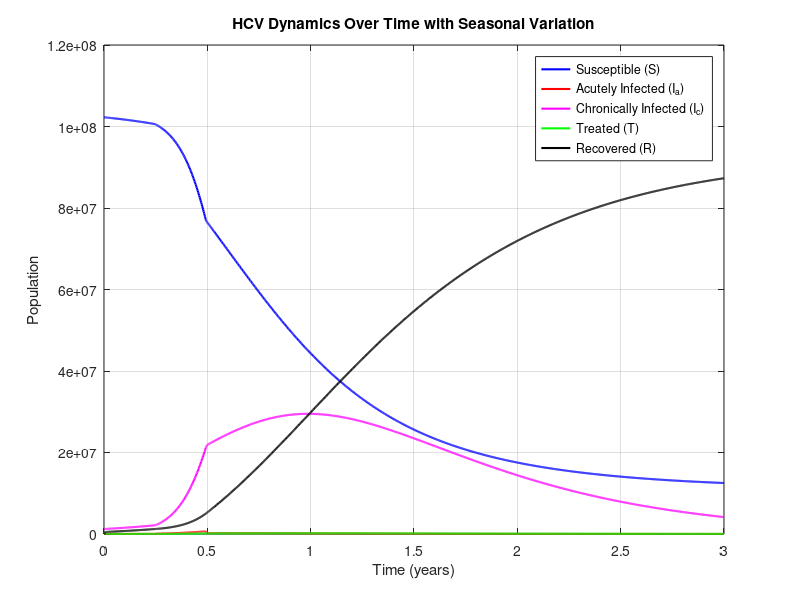

Reproduce this figure in MATLAB.
% Define parameters
lambda = 1.1e-10;   % Base transmission coefficient
alpha = 0.85;       % Progression rate to chronic infection
tau = 0.005;        % Treatment rate
gamma = 0.85;       % Treatment recovery rate
% Seasonal transmission rates
lambda_high = 3 * lambda; % High transmission during peak periods
lambda_low = lambda;  % Low transmission during off-peak periods
% Time periods for high and low transmission (in days)
t_high_start = 90;   % Start of high-transmission period (e.g., spring)
t_high_end = 180;    % End of high-transmission period (e.g., summer)
% Initial conditions
Ia0 = 27421;                % Acutely infected population
Ic0 = 1209654;              % Chronically infected population
T0 = 500000;                % Treated population
R0 = 0;                     % Recovered population
N = 104000000;              % Total population
S0 = N - Ia0 - Ic0 - T0 - R0; % Susceptible population
% Initial state vector
y0 = [S0, Ia0, Ic0, T0, R0];
% Time span (3 years)
tspan = [0, 3*365];
% Time-dependent transmission rate (lambda)
lambda_stepwise = @(t) (t >= t_high_start & t <= t_high_end) * lambda_high + ...
                      (t < t_high_start | t > t_high_end) * lambda_low;
% Define the system of differential equations using an anonymous function
hcv_model = @(t, y) [
   -(lambda_stepwise(t) * y(1)) * (y(2) + y(3));           % dS/dt
   (lambda_stepwise(t) * y(1) * (y(2) + y(3))) - alpha * y(2); % dIa/dt
   (alpha * y(2)) - (tau * y(3));                          % dIc/dt
   (tau * y(3)) - (gamma * y(4));                          % dT/dt
   gamma * y(4);                                           % dR/dt
];
% Solve the system using ode45
[t, y] = ode45(hcv_model, tspan, y0);
% Extract solutions
S = y(:, 1);
Ia = y(:, 2);
Ic = y(:, 3);
T = y(:, 4);
R = y(:, 5);
% Plot the results
figure;
plot(t/365, S, 'b', 'LineWidth', 1.5); hold on;
plot(t/365, Ia, 'r', 'LineWidth', 1.5);
plot(t/365, Ic, 'm', 'LineWidth', 1.5);
plot(t/365, T, 'g', 'LineWidth', 1.5);
plot(t/365, R, 'k', 'LineWidth', 1.5);
hold off;
% Add labels and legend
xlabel('Time (years)');
ylabel('Population');
title('HCV Dynamics Over Time with Seasonal Variation');
legend('Susceptible (S)', 'Acutely Infected (I_a)', ...
      'Chronically Infected (I_c)', 'Treated (T)', ...
      'Recovered (R)', 'Location', 'Best');
grid on;
fprintf('Sensitivity to lambda (increase by 1%%): %.2f%%\n',lambda_stepwise);